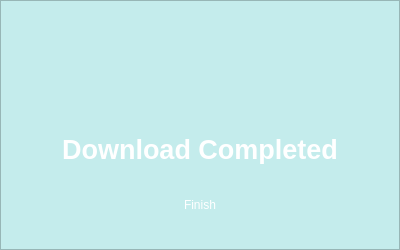
<?xml version="1.0" encoding="UTF-8"?>
<ui version="4.0">
 <class>downloadPopUp</class>
 <widget class="QWidget" name="downloadPopUp">
  <property name="geometry">
   <rect>
    <x>0</x>
    <y>0</y>
    <width>400</width>
    <height>250</height>
   </rect>
  </property>
  <property name="windowTitle">
   <string>Form</string>
  </property>
  <property name="styleSheet">
   <string notr="true">background-color: rgb(196, 236, 236);</string>
  </property>
  <widget class="QFrame" name="downloadPopUp_2">
   <property name="geometry">
    <rect>
     <x>0</x>
     <y>0</y>
     <width>400</width>
     <height>250</height>
    </rect>
   </property>
   <property name="maximumSize">
    <size>
     <width>500</width>
     <height>600</height>
    </size>
   </property>
   <property name="styleSheet">
    <string notr="true">background: qlineargradient(
    x1: 0, y1: 0, x2: 1, y2: 1,
    stop: 0 rgba(50, 50, 50, 1), stop: 1 rgba(128, 128, 128, 1)
);</string>
   </property>
   <property name="frameShape">
    <enum>QFrame::StyledPanel</enum>
   </property>
   <property name="frameShadow">
    <enum>QFrame::Raised</enum>
   </property>
   <widget class="QPushButton" name="logoButton">
    <property name="geometry">
     <rect>
      <x>165</x>
      <y>40</y>
      <width>70</width>
      <height>70</height>
     </rect>
    </property>
    <property name="font">
     <font>
      <family>Arial</family>
      <underline>false</underline>
     </font>
    </property>
    <property name="styleSheet">
     <string notr="true">background:none;
border: none;
color: black;</string>
    </property>
    <property name="text">
     <string/>
    </property>
    <property name="icon">
     <iconset>
      <normaloff>../images/icon.png</normaloff>../images/icon.png</iconset>
    </property>
    <property name="iconSize">
     <size>
      <width>90</width>
      <height>90</height>
     </size>
    </property>
   </widget>
   <widget class="QFrame" name="frame">
    <property name="geometry">
     <rect>
      <x>0</x>
      <y>119</y>
      <width>400</width>
      <height>60</height>
     </rect>
    </property>
    <property name="styleSheet">
     <string notr="true">border: none;
background: none;</string>
    </property>
    <property name="frameShape">
     <enum>QFrame::StyledPanel</enum>
    </property>
    <property name="frameShadow">
     <enum>QFrame::Raised</enum>
    </property>
    <widget class="QLabel" name="label">
     <property name="geometry">
      <rect>
       <x>40</x>
       <y>15</y>
       <width>320</width>
       <height>30</height>
      </rect>
     </property>
     <property name="font">
      <font>
       <family>Arial</family>
       <pointsize>20</pointsize>
       <italic>false</italic>
       <bold>true</bold>
      </font>
     </property>
     <property name="styleSheet">
      <string notr="true">font: 700 20pt &quot;Arial&quot;;
color: white;
background: none;
</string>
     </property>
     <property name="text">
      <string>Download Completed</string>
     </property>
     <property name="alignment">
      <set>Qt::AlignCenter</set>
     </property>
    </widget>
   </widget>
   <widget class="QPushButton" name="finishButton">
    <property name="geometry">
     <rect>
      <x>150</x>
      <y>190</y>
      <width>100</width>
      <height>30</height>
     </rect>
    </property>
    <property name="styleSheet">
     <string notr="true">font: 18pt &quot;Arial&quot;;
color: white; 
background: qradialgradient(
    cx: 0.3, cy: -0.4, fx: 0.3, fy: -0.4,
    radius: 1.35, stop: 0 rgba(25, 81, 68, 1), stop: 1 rgba(57, 148, 127, 1)
);

border-radius: 10%;</string>
    </property>
    <property name="text">
     <string>Finish</string>
    </property>
   </widget>
  </widget>
 </widget>
 <resources/>
 <connections/>
</ui>
